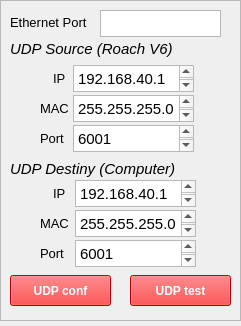
        <widget class="QWidget" name="NetConn">
         <property name="geometry">
          <rect>
           <x>0</x>
           <y>0</y>
           <width>241</width>
           <height>326</height>
          </rect>
         </property>
         <attribute name="label">
          <string>Network settings</string>
         </attribute>
         <widget class="QFrame" name="frame_3">
          <property name="geometry">
           <rect>
            <x>0</x>
            <y>0</y>
            <width>241</width>
            <height>321</height>
           </rect>
          </property>
          <property name="frameShape">
           <enum>QFrame::StyledPanel</enum>
          </property>
          <property name="frameShadow">
           <enum>QFrame::Raised</enum>
          </property>
          <widget class="QTextEdit" name="ipSrcEdit">
           <property name="geometry">
            <rect>
             <x>73</x>
             <y>65</y>
             <width>121</width>
             <height>27</height>
            </rect>
           </property>
           <property name="font">
            <font>
             <weight>50</weight>
             <bold>false</bold>
            </font>
           </property>
           <property name="html">
            <string>&lt;!DOCTYPE HTML PUBLIC &quot;-//W3C//DTD HTML 4.0//EN&quot; &quot;http://www.w3.org/TR/REC-html40/strict.dtd&quot;&gt;
&lt;html&gt;&lt;head&gt;&lt;meta name=&quot;qrichtext&quot; content=&quot;1&quot; /&gt;&lt;style type=&quot;text/css&quot;&gt;
p, li { white-space: pre-wrap; }
&lt;/style&gt;&lt;/head&gt;&lt;body style=&quot; font-family:'Ubuntu'; font-size:11pt; font-weight:400; font-style:normal;&quot;&gt;
&lt;p style=&quot; margin-top:0px; margin-bottom:0px; margin-left:0px; margin-right:0px; -qt-block-indent:0; text-indent:0px;&quot;&gt;192.168.40.1&lt;/p&gt;&lt;/body&gt;&lt;/html&gt;</string>
           </property>
          </widget>
          <widget class="QLabel" name="label_8">
           <property name="geometry">
            <rect>
             <x>40</x>
             <y>100</y>
             <width>31</width>
             <height>17</height>
            </rect>
           </property>
           <property name="font">
            <font>
             <pointsize>10</pointsize>
             <weight>50</weight>
             <bold>false</bold>
            </font>
           </property>
           <property name="text">
            <string>MAC</string>
           </property>
          </widget>
          <widget class="QTextEdit" name="macSrcEdit">
           <property name="geometry">
            <rect>
             <x>73</x>
             <y>95</y>
             <width>121</width>
             <height>27</height>
            </rect>
           </property>
           <property name="font">
            <font>
             <weight>50</weight>
             <bold>false</bold>
            </font>
           </property>
           <property name="html">
            <string>&lt;!DOCTYPE HTML PUBLIC &quot;-//W3C//DTD HTML 4.0//EN&quot; &quot;http://www.w3.org/TR/REC-html40/strict.dtd&quot;&gt;
&lt;html&gt;&lt;head&gt;&lt;meta name=&quot;qrichtext&quot; content=&quot;1&quot; /&gt;&lt;style type=&quot;text/css&quot;&gt;
p, li { white-space: pre-wrap; }
&lt;/style&gt;&lt;/head&gt;&lt;body style=&quot; font-family:'Ubuntu'; font-size:11pt; font-weight:400; font-style:normal;&quot;&gt;
&lt;p style=&quot; margin-top:0px; margin-bottom:0px; margin-left:0px; margin-right:0px; -qt-block-indent:0; text-indent:0px;&quot;&gt;255.255.255.0&lt;/p&gt;&lt;/body&gt;&lt;/html&gt;</string>
           </property>
          </widget>
          <widget class="QLabel" name="label_9">
           <property name="geometry">
            <rect>
             <x>53</x>
             <y>70</y>
             <width>21</width>
             <height>17</height>
            </rect>
           </property>
           <property name="font">
            <font>
             <pointsize>10</pointsize>
             <weight>50</weight>
             <bold>false</bold>
            </font>
           </property>
           <property name="text">
            <string>IP</string>
           </property>
          </widget>
          <widget class="QLabel" name="label_10">
           <property name="geometry">
            <rect>
             <x>10</x>
             <y>40</y>
             <width>181</width>
             <height>17</height>
            </rect>
           </property>
           <property name="font">
            <font>
             <pointsize>11</pointsize>
             <weight>50</weight>
             <italic>true</italic>
             <bold>false</bold>
             <underline>false</underline>
             <kerning>true</kerning>
            </font>
           </property>
           <property name="text">
            <string>UDP Source (Roach V6)</string>
           </property>
          </widget>
          <widget class="QLabel" name="label_12">
           <property name="geometry">
            <rect>
             <x>10</x>
             <y>160</y>
             <width>181</width>
             <height>17</height>
            </rect>
           </property>
           <property name="font">
            <font>
             <pointsize>11</pointsize>
             <weight>50</weight>
             <italic>true</italic>
             <bold>false</bold>
             <underline>false</underline>
             <kerning>true</kerning>
            </font>
           </property>
           <property name="text">
            <string>UDP Destiny (Computer)</string>
           </property>
          </widget>
          <widget class="QLabel" name="label_11">
           <property name="geometry">
            <rect>
             <x>40</x>
             <y>215</y>
             <width>31</width>
             <height>17</height>
            </rect>
           </property>
           <property name="font">
            <font>
             <pointsize>10</pointsize>
             <weight>50</weight>
             <bold>false</bold>
            </font>
           </property>
           <property name="text">
            <string>MAC</string>
           </property>
          </widget>
          <widget class="QLabel" name="label_13">
           <property name="geometry">
            <rect>
             <x>53</x>
             <y>185</y>
             <width>21</width>
             <height>17</height>
            </rect>
           </property>
           <property name="font">
            <font>
             <pointsize>10</pointsize>
             <weight>50</weight>
             <bold>false</bold>
            </font>
           </property>
           <property name="text">
            <string>IP</string>
           </property>
          </widget>
          <widget class="QTextEdit" name="ipDstEdit">
           <property name="geometry">
            <rect>
             <x>75</x>
             <y>180</y>
             <width>121</width>
             <height>27</height>
            </rect>
           </property>
           <property name="font">
            <font>
             <weight>50</weight>
             <bold>false</bold>
            </font>
           </property>
           <property name="html">
            <string>&lt;!DOCTYPE HTML PUBLIC &quot;-//W3C//DTD HTML 4.0//EN&quot; &quot;http://www.w3.org/TR/REC-html40/strict.dtd&quot;&gt;
&lt;html&gt;&lt;head&gt;&lt;meta name=&quot;qrichtext&quot; content=&quot;1&quot; /&gt;&lt;style type=&quot;text/css&quot;&gt;
p, li { white-space: pre-wrap; }
&lt;/style&gt;&lt;/head&gt;&lt;body style=&quot; font-family:'Ubuntu'; font-size:11pt; font-weight:400; font-style:normal;&quot;&gt;
&lt;p style=&quot; margin-top:0px; margin-bottom:0px; margin-left:0px; margin-right:0px; -qt-block-indent:0; text-indent:0px;&quot;&gt;192.168.40.1&lt;/p&gt;&lt;/body&gt;&lt;/html&gt;</string>
           </property>
          </widget>
          <widget class="QTextEdit" name="macDstEdit">
           <property name="geometry">
            <rect>
             <x>75</x>
             <y>210</y>
             <width>121</width>
             <height>27</height>
            </rect>
           </property>
           <property name="font">
            <font>
             <weight>50</weight>
             <bold>false</bold>
            </font>
           </property>
           <property name="html">
            <string>&lt;!DOCTYPE HTML PUBLIC &quot;-//W3C//DTD HTML 4.0//EN&quot; &quot;http://www.w3.org/TR/REC-html40/strict.dtd&quot;&gt;
&lt;html&gt;&lt;head&gt;&lt;meta name=&quot;qrichtext&quot; content=&quot;1&quot; /&gt;&lt;style type=&quot;text/css&quot;&gt;
p, li { white-space: pre-wrap; }
&lt;/style&gt;&lt;/head&gt;&lt;body style=&quot; font-family:'Ubuntu'; font-size:11pt; font-weight:400; font-style:normal;&quot;&gt;
&lt;p style=&quot; margin-top:0px; margin-bottom:0px; margin-left:0px; margin-right:0px; -qt-block-indent:0; text-indent:0px;&quot;&gt;255.255.255.0&lt;/p&gt;&lt;/body&gt;&lt;/html&gt;</string>
           </property>
          </widget>
          <widget class="QLabel" name="label_14">
           <property name="geometry">
            <rect>
             <x>40</x>
             <y>130</y>
             <width>31</width>
             <height>17</height>
            </rect>
           </property>
           <property name="font">
            <font>
             <pointsize>10</pointsize>
             <weight>50</weight>
             <bold>false</bold>
            </font>
           </property>
           <property name="text">
            <string>Port</string>
           </property>
          </widget>
          <widget class="QTextEdit" name="portSrcEdit">
           <property name="geometry">
            <rect>
             <x>73</x>
             <y>125</y>
             <width>121</width>
             <height>27</height>
            </rect>
           </property>
           <property name="font">
            <font>
             <weight>50</weight>
             <bold>false</bold>
            </font>
           </property>
           <property name="html">
            <string>&lt;!DOCTYPE HTML PUBLIC &quot;-//W3C//DTD HTML 4.0//EN&quot; &quot;http://www.w3.org/TR/REC-html40/strict.dtd&quot;&gt;
&lt;html&gt;&lt;head&gt;&lt;meta name=&quot;qrichtext&quot; content=&quot;1&quot; /&gt;&lt;style type=&quot;text/css&quot;&gt;
p, li { white-space: pre-wrap; }
&lt;/style&gt;&lt;/head&gt;&lt;body style=&quot; font-family:'Ubuntu'; font-size:11pt; font-weight:400; font-style:normal;&quot;&gt;
&lt;p style=&quot; margin-top:0px; margin-bottom:0px; margin-left:0px; margin-right:0px; -qt-block-indent:0; text-indent:0px;&quot;&gt;6001&lt;/p&gt;&lt;/body&gt;&lt;/html&gt;</string>
           </property>
          </widget>
          <widget class="QLabel" name="label_15">
           <property name="geometry">
            <rect>
             <x>40</x>
             <y>245</y>
             <width>31</width>
             <height>17</height>
            </rect>
           </property>
           <property name="font">
            <font>
             <pointsize>10</pointsize>
             <weight>50</weight>
             <bold>false</bold>
            </font>
           </property>
           <property name="text">
            <string>Port</string>
           </property>
          </widget>
          <widget class="QTextEdit" name="portDstEdit">
           <property name="geometry">
            <rect>
             <x>75</x>
             <y>240</y>
             <width>121</width>
             <height>27</height>
            </rect>
           </property>
           <property name="font">
            <font>
             <weight>50</weight>
             <bold>false</bold>
            </font>
           </property>
           <property name="html">
            <string>&lt;!DOCTYPE HTML PUBLIC &quot;-//W3C//DTD HTML 4.0//EN&quot; &quot;http://www.w3.org/TR/REC-html40/strict.dtd&quot;&gt;
&lt;html&gt;&lt;head&gt;&lt;meta name=&quot;qrichtext&quot; content=&quot;1&quot; /&gt;&lt;style type=&quot;text/css&quot;&gt;
p, li { white-space: pre-wrap; }
&lt;/style&gt;&lt;/head&gt;&lt;body style=&quot; font-family:'Ubuntu'; font-size:11pt; font-weight:400; font-style:normal;&quot;&gt;
&lt;p style=&quot; margin-top:0px; margin-bottom:0px; margin-left:0px; margin-right:0px; -qt-block-indent:0; text-indent:0px;&quot;&gt;6001&lt;/p&gt;&lt;/body&gt;&lt;/html&gt;</string>
           </property>
          </widget>
          <widget class="QLabel" name="label_16">
           <property name="geometry">
            <rect>
             <x>10</x>
             <y>14</y>
             <width>91</width>
             <height>17</height>
            </rect>
           </property>
           <property name="font">
            <font>
             <pointsize>10</pointsize>
             <weight>50</weight>
             <bold>false</bold>
            </font>
           </property>
           <property name="text">
            <string>Ethernet Port</string>
           </property>
          </widget>
          <widget class="QTextEdit" name="ethEdit">
           <property name="geometry">
            <rect>
             <x>100</x>
             <y>10</y>
             <width>121</width>
             <height>27</height>
            </rect>
           </property>
           <property name="font">
            <font>
             <weight>50</weight>
             <bold>false</bold>
            </font>
           </property>
          </widget>
          <widget class="QPushButton" name="udpConfBtn">
           <property name="geometry">
            <rect>
             <x>10</x>
             <y>275</y>
             <width>101</width>
             <height>31</height>
            </rect>
           </property>
           <property name="font">
            <font>
             <weight>75</weight>
             <bold>true</bold>
            </font>
           </property>
           <property name="styleSheet">
            <string notr="true">color: white;
background-color: red</string>
           </property>
           <property name="text">
            <string>UDP conf</string>
           </property>
          </widget>
          <widget class="QPushButton" name="udpTestBtn">
           <property name="geometry">
            <rect>
             <x>130</x>
             <y>275</y>
             <width>101</width>
             <height>31</height>
            </rect>
           </property>
           <property name="font">
            <font>
             <weight>75</weight>
             <bold>true</bold>
            </font>
           </property>
           <property name="styleSheet">
            <string notr="true">color: white;
background-color: red</string>
           </property>
           <property name="text">
            <string>UDP test</string>
           </property>
          </widget>
         </widget>
        </widget>
